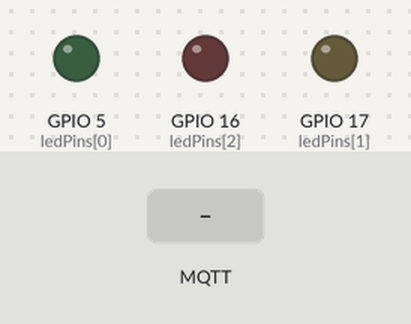
The sketch below on a simulated ESP32. Shown: output pins drawn as LEDs (lit = HIGH). The inputs (shaded band) are chosen by the test bench. WiFi joins after 1.5 s; servers stay silent unless stated; no MQTT or app messages arrive unless stated; what the sketch prints to the serial monitor is not drawn.

Above: at 2.7 s.
2.8 s: MQTT message "1" arrives on the first subscribed topic
At 3.2 s:
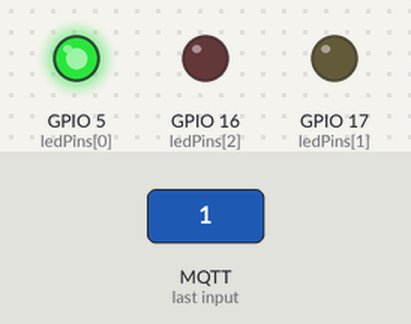
At 4.6 s:
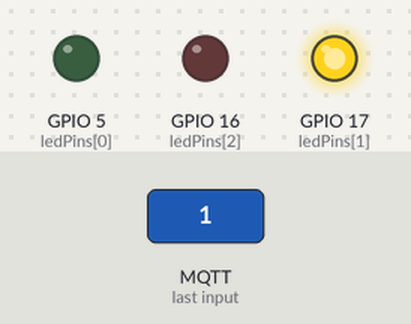
5.8 s: MQTT message "UTF-8" arrives on the first subscribed topic
7.3 s: MQTT message "led1" arrives on the first subscribed topic
Timing chart, 0 to 10.3 s (numbered marks = the images above; inputs shaded):
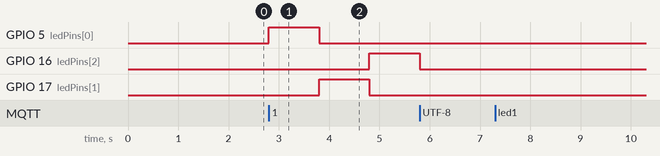

Measured:
- after the input at 2.8 s, GPIO 5 (ledPins[0]): LOW → HIGH at once, → LOW 1.0 s later; GPIO 16 (ledPins[2]): LOW → HIGH after 2.0 s; GPIO 17 (ledPins[1]): LOW → HIGH after 1.0 s, → LOW 1.0 s later
- after the input at 7.3 s, every drawn part: stays the same

The sketch:

sketch.ino
```cpp
#include <WiFi.h>
#include "PubSubClient.h"

const char * MQTTServer = "broker.emqx.io";
const char* leds = "IoT/leds";

// Tạo ID ngẫu nhiên tại: https://www.guidgen.com/
const char * MQTT_ID = "8748c87e-736d-4327-9e75-a52a0e497dd8";
int Port = 1883;

WiFiClient espClient;
PubSubClient client(espClient);

const int ledPins[] = {5,17,16};
unsigned long timeLed[] = {0, 0, 0};
unsigned long nextLedChange = 0; // Thời điểm tiếp theo cần thay đổi đèn
int ledIndex = 0; // Chỉ số của đèn hiện tại


void WIFIConnect() {
  Serial.println("Connecting to SSID: Wokwi-GUEST");
  WiFi.begin("Wokwi-GUEST", "");
  while (WiFi.status() != WL_CONNECTED) {
    delay(500);
    Serial.print(".");
  }
  Serial.println("");
  Serial.print("WiFi connected");
  Serial.print(", IP address: ");
  Serial.println(WiFi.localIP());
}

void MQTT_Reconnect() {
    while (!client.connected()) {
    if (client.connect(MQTT_ID)) {
      Serial.print("MQTT Topic: ");
      Serial.print(leds);
      Serial.println(" connected");
      client.subscribe(leds);
      Serial.println("");
    } else {
      Serial.print("failed, rc=");
      Serial.print(client.state());
      Serial.println(" try again in 5 seconds");
      delay(5000);
    }
  }
}


void callback(char* topic, byte* message, unsigned int length) {
  Serial.print("Message arrived on topic: ");
  Serial.println(topic);
  Serial.print("Message: ");

  char strMessage[length + 1];
  for (int i = 0; i < length; i++) {
    strMessage[i] = (char)message[i];
  }
  strMessage[length] = '\0';


  String strPayload = String(strMessage);
  Serial.println(strPayload);


  int firstSemiColon = strPayload.indexOf(';');
  int secondSemiColon = strPayload.indexOf(';', firstSemiColon + 1);


  // Cập nhật thời gian hoạt động cho mỗi đèn
  timeLed[0] = strPayload.substring(0, firstSemiColon).toInt();
  timeLed[1] = strPayload.substring(firstSemiColon + 1, secondSemiColon).toInt();
  timeLed[2] = strPayload.substring(secondSemiColon + 1).toInt();


  // Send back a confirmation message to the web application
  String confirmation = String("LED1: ") + timeLed[0] + "s, LED2: " + timeLed[1] + "s, LED3: " + timeLed[2] + "s";
  client.publish(leds, confirmation.c_str());
}


void setup() {
  // put your setup code here, to run once:
  Serial.begin(115200);
  WIFIConnect();
  client.setServer(MQTTServer, Port);
  client.setCallback(callback);

  for (int i = 0; i < 3; i++) {
      pinMode(ledPins[i], OUTPUT);
  }
}

void loop() {
  if (!client.connected()) {
    MQTT_Reconnect();
  }
  client.loop();

  // Kiểm tra nếu có thời gian cho đèn được cập nhật
  if (timeLed[0] > 0 || timeLed[1] > 0 || timeLed[2] > 0) {
    for (int i = 0; i < 3; i++) {
      digitalWrite(ledPins[i], HIGH); // Bật đèn hiện tại
      delay(timeLed[i] * 1000);       // Chờ thời gian cài đặt cho đèn hiện tại
      digitalWrite(ledPins[i], LOW);  // Tắt đèn hiện tại

      // Reset thời gian cho đèn sau khi đã sử dụng
      timeLed[i] = 0;
    }
  }
}

/*
<!DOCTYPE html>
<html lang="en">
<head>
    <meta charset="UTF-8">
    <meta http-equiv="X-UA-Compatible" content="IE=edge">
    <meta name="viewport" content="width=device-width, initial-scale=1.0">
    <title>Led</title>
</head>
<body>
    <div class="container">
        <div class="group">
            <h2>Thời gian đèn xanh bật (đơn vị giây)</h2>
            <input type="number" id="led1">
        </div>

        <div class="group">
            <h2>Thời gian đèn vàng bật (đơn vị giây)</h2>
            <input type="number" id="led2">
        </div>

        <div class="group">
            <h2>Thời gian đèn đỏ bật (đơn vị giây)</h2>
            <input type="number" id="led3">
        </div>

        <button type="submit" id="btnLed" style="background-color: red; color: white; width:100px; margin-top:50px;">Lưu</button>

        <div id="statusMessage" style="margin-top: 50px ;"></div>
    </div>
    <script src="https://unpkg.com/mqtt/dist/mqtt.min.js"></script>
    <script>
        const client = mqtt.connect('ws://broker.emqx.io:8083/mqtt');

        client.on('connect', function() {
            console.log('Connected to MQTT broker');
        });

        document.getElementById('btnLed').addEventListener('click', function() {
            let led1 = document.getElementById('led1').value || 0;
            let led2 = document.getElementById('led2').value || 0;
            let led3 = document.getElementById('led3').value || 0;

            let mess = `${led1};${led2};${led3}`;
            client.publish('IoT/leds',mess);

            document.getElementById('statusMessage').innerHTML = 'Thao tác thành công';
        });
    </script>
</body>
</html>
*/
```
